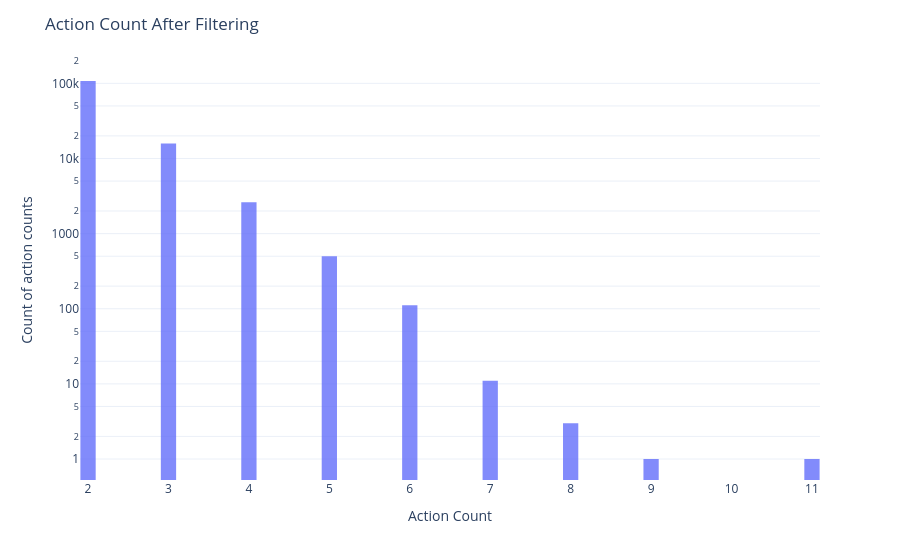

The notebook cell saved with this chart:
### Code cell
fig= px.histogram(filtered_sessions,x='action_count',nbins=89,opacity=0.8)

fig.update_layout(
    title='Action Count After Filtering',
    xaxis_title='Action Count',
    yaxis_title='Count of action counts',
    yaxis_type='log',
    bargap=0.05,
    template='plotly_white'
)

fig.show()

### Figure 1 — Plotly figure (JSON) as saved in the notebook; plotly's stock layout.template omitted (floating-point values rounded to 4 significant figures; data arrays with more than 128 entries replaced by an {"elided": "..."} marker saying what was removed)
{"data": [{"bingroup": "x", "hovertemplate": "action_count=%{x}<br>count=%{y}<extra></extra>", "legendgroup": "", "marker": {"color": "#636efa", "opacity": 0.8, "pattern": {"shape": ""}}, "name": "", "nbinsx": 89, "orientation": "v", "showlegend": false, "type": "histogram", "x": {"elided": "126481 int values"}, "xaxis": "x", "yaxis": "y"}], "layout": {"bargap": 0.05, "barmode": "relative", "legend": {"tracegroupgap": 0}, "margin": {"t": 60}, "title": {"text": "Action Count After Filtering"}, "xaxis": {"anchor": "y", "domain": [0, 1], "title": {"text": "Action Count"}}, "yaxis": {"anchor": "x", "domain": [0, 1], "title": {"text": "Count of action counts"}, "type": "log"}}}
